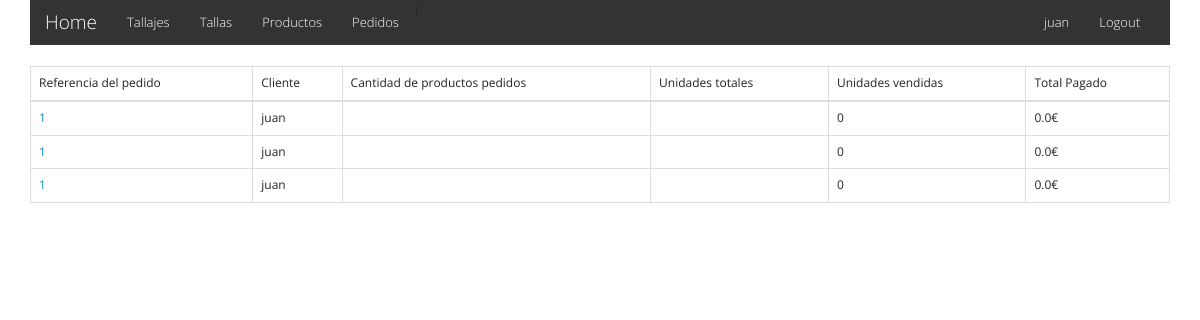
The page /pedidos/cliente/ (signed in) on the database as committed earlier.
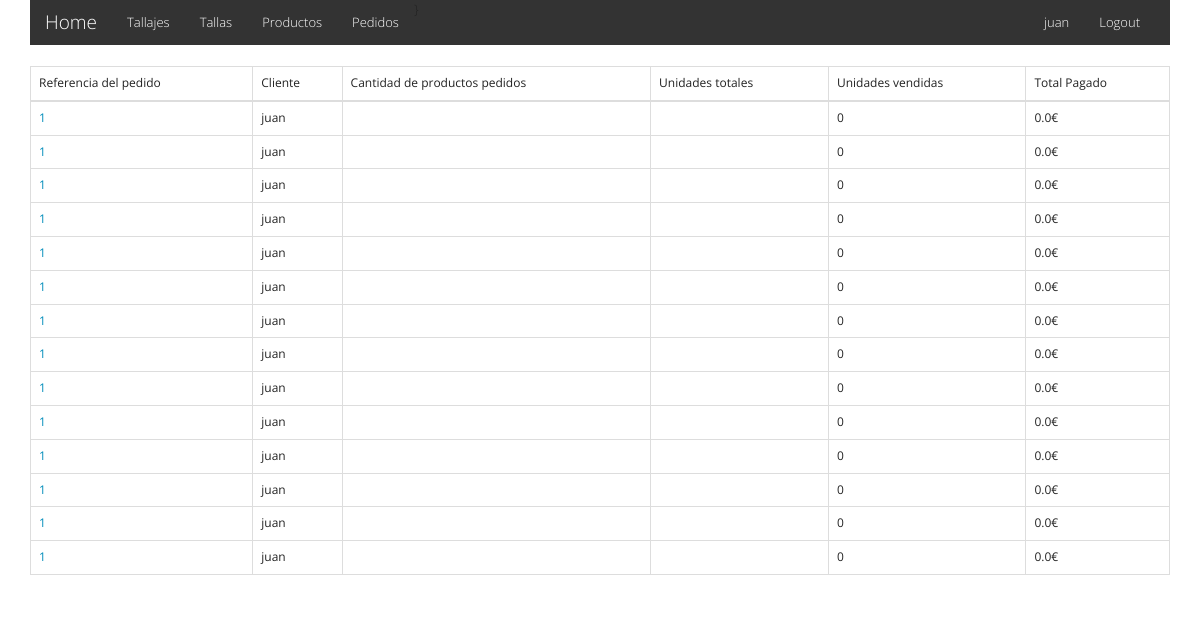
The same page on the database as committed later.
### pedidos/models.py (models this page shows)
class Pedido(models.Model):
  referencia_pedido = models.IntegerField()
  cliente = models.ForeignKey(User)
  producto = models.ForeignKey(Producto)
  unidades = models.IntegerField()
  talla = models.CharField(max_length=3)
  deuda = models.FloatField(default=0)
  pagado = models.FloatField(default=0)
  unidades_vendidas = models.IntegerField(default=0)
  fecha_creacion = models.DateTimeField(auto_now_add=True)
  estado = models.CharField(max_length=100, default='pendiente')

### pedidos/views.py (the view)
# urls.py: url(r'^pedidos/cliente/$', PedidoCliente.as_view(), name='pedido_cliente'),
class PedidoCliente(ListView):
  model = Pedido
  template_name = 'pedidos/pedido_cliente.html'
  def get_queryset(self):
    return Pedido.objects.filter(cliente=self.request.user.id)

### templates/pedidos/pedido_list.html
{% extends 'base/base.html' %}
{% block content %}
<table class="table table-bordered">
  <thead>
    <tr>
      <td>Referencia del pedido</td>
      <td>Cliente</td>
      <td>Cantidad de productos pedidos</td>
      <td>Unidades totales</td>
      <td>Unidades vendidas</td>
      <td>Total Pagado</td>
    </tr>
  </thead>
  <tbody>
    {% if object_list %}
    {% for pedido in object_list %}
    <tr>
      <td><a href="{% url 'pedido_list_detail' pedido.referencia_pedido %}">{{ pedido.referencia_pedido }}</a></td>
      <td>{{ pedido.cliente }}</td>
      <td>{{ pedido.dcount }}</td>
      <td>{{ pedido.unidades_totales }}</td>
      <td>{{ pedido.unidades_vendidas }}</td>
      <td>{{ pedido.pagado }}€</td>
    </tr>
    {% endfor %}
    {% else %}
    <h1>No hay registros de solicitudes</h1>
    {% endif %}
  </tbody>
</table>
{% endblock%}

### templates/base/base.html (shortened to what this page needs)
{% load staticfiles %}
<!DOCTYPE html>
<html lang="es">
<head>
  <link rel="stylesheet" href="{% static 'css/bootstrap.css' %}">
</head>
<body>
<div class="container">
  {% block navbar %}
    <div class="bs-docs-section clearfix">
        <div class="row">
            <div class="col-lg-12">
                <div class="bs-component">
                  <nav class="navbar navbar-default">
                      <div class="container-fluid">
                          <div class="navbar-header">
                            <a class="navbar-brand" href="#">Home</a>
                          </div>
                        <div class="collapse navbar-collapse" id="bs-example-navbar-collapse-1">
                          <ul class="nav navbar-nav">
                            {% if user.profile.is_admin %}
                              <li class="dropdown">
                                <a href="{% url 'tallajes_list' %}" role="button" aria-expanded="false">Tallajes</a>
                              </li>
                              <li class="dropdown">
                                <a href="{% url 'talla_list' %}" role="button" aria-expanded="false">Tallas</a>
                              </li>
                              <li class="dropdown">
                                <a href="{% url 'producto_list' %}" role="button" aria-expanded="false">Productos</a>
                              </li>
                              <li class="dropdown">
                                <a href="{% url 'pedido_list' %}" role="button" aria-expanded="false">Pedidos</a>
                              </li>
                            {% else %}
                              <li class="dropdown">
                                <a href="{% url 'pedido_cliente' %}" role="button" aria-expanded="false">Mis Pedidos</a>
                              </li>
                            {% endif %}
                          </ul>
                          <ul class="nav navbar-nav navbar-right">
                            {% if user.is_authenticated %}
                              <li>
                                <a href="{% url 'accounts:profile' %}">{{ user.username }}</a>
                              </li>
                              <li>
                                <a href="{% url 'accounts:logout' %}">Logout</a>
                              </li>
                              {% endif %}
                          </ul>
                        </div>
                    </div>
                </nav>
            </div>
            </div>
        </div>
    </div>
  {% endblock %}
  {% block content %}{% endblock %}
</div>
</body>
</html>

Rows that differ between the two databases and show on the page:
added Pedido: referencia_pedido "1", cliente "juan", unidades_vendidas "0", pagado "0.0"
added Pedido: referencia_pedido "1", cliente "juan", unidades_vendidas "0", pagado "0.0"
added Pedido: referencia_pedido "1", cliente "juan", unidades_vendidas "0", pagado "0.0"
added Pedido: referencia_pedido "1", cliente "juan", unidades_vendidas "0", pagado "0.0"
added Pedido: referencia_pedido "1", cliente "juan", unidades_vendidas "0", pagado "0.0"
added Pedido: referencia_pedido "1", cliente "juan", unidades_vendidas "0", pagado "0.0"
added Pedido: referencia_pedido "1", cliente "juan", unidades_vendidas "0", pagado "0.0"
added Pedido: referencia_pedido "1", cliente "juan", unidades_vendidas "0", pagado "0.0"
added Pedido: referencia_pedido "1", cliente "juan", unidades_vendidas "0", pagado "0.0"
added Pedido: referencia_pedido "1", cliente "juan", unidades_vendidas "0", pagado "0.0"
added Pedido: referencia_pedido "1", cliente "juan", unidades_vendidas "0", pagado "0.0"
